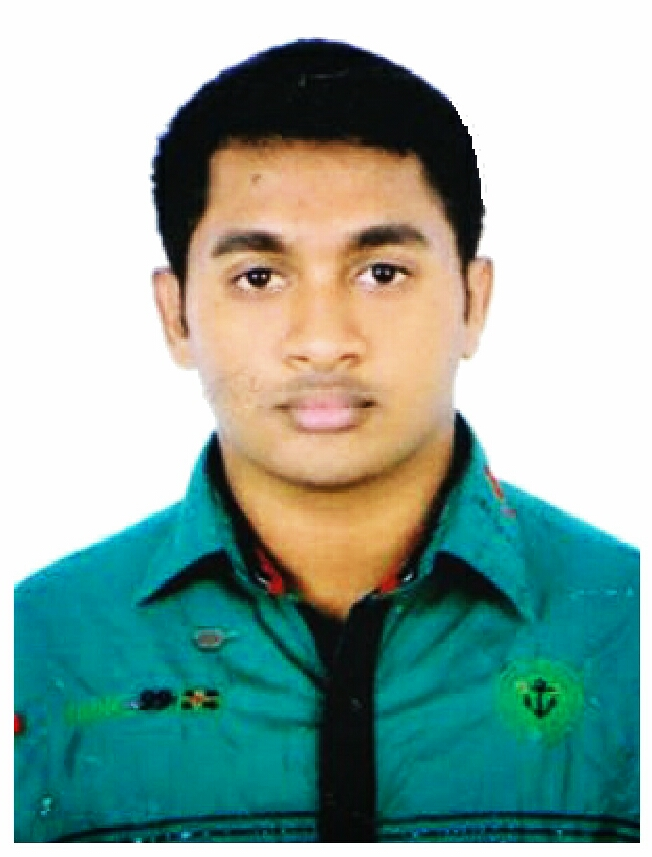
#> input picture learn-opencv/body-parts/FormalPic.jpg, 652 x 857 px, given in place of the camera
$ python Webcam_Paint_OpenCV.py   (older library calls are emulated)
#> lines starting #> are read from the running program, lines starting #| are printed output that depends on the picture; after the words box and inside, x2 and y2 are one past the last pixel; in counts of white or black regions, pixels touching at a corner belong together
import numpy as np
import cv2
from collections import deque

# Define the upper and lower boundaries for a color to be considered "Blue"
blueLower = np.array([100, 60, 60])
blueUpper = np.array([140, 255, 255])

# Define a 5x5 kernel for erosion and dilation
kernel = np.ones((5, 5), np.uint8)

# Setup deques to store separate colors in separate arrays
bpoints = [deque(maxlen=512)]
gpoints = [deque(maxlen=512)]
rpoints = [deque(maxlen=512)]
ypoints = [deque(maxlen=512)]

bindex = 0
gindex = 0
rindex = 0
yindex = 0

colors = [(255, 0, 0), (0, 255, 0), (0, 0, 255), (0, 255, 255)]
colorIndex = 0

# Setup the Paint interface
paintWindow = np.zeros((471,636,3)) + 255
paintWindow = cv2.rectangle(paintWindow, (40,1), (140,65), (0,0,0), 2)
paintWindow = cv2.rectangle(paintWindow, (160,1), (255,65), colors[0], -1)
paintWindow = cv2.rectangle(paintWindow, (275,1), (370,65), colors[1], -1)
paintWindow = cv2.rectangle(paintWindow, (390,1), (485,65), colors[2], -1)
paintWindow = cv2.rectangle(paintWindow, (505,1), (600,65), colors[3], -1)
cv2.putText(paintWindow, "CLEAR ALL", (49, 33), cv2.FONT_HERSHEY_SIMPLEX, 0.5, (0, 0, 0), 2, cv2.LINE_AA)
cv2.putText(paintWindow, "BLUE", (185, 33), cv2.FONT_HERSHEY_SIMPLEX, 0.5, (255, 255, 255), 2, cv2.LINE_AA)
cv2.putText(paintWindow, "GREEN", (298, 33), cv2.FONT_HERSHEY_SIMPLEX, 0.5, (255, 255, 255), 2, cv2.LINE_AA)
cv2.putText(paintWindow, "RED", (420, 33), cv2.FONT_HERSHEY_SIMPLEX, 0.5, (255, 255, 255), 2, cv2.LINE_AA)
cv2.putText(paintWindow, "YELLOW", (520, 33), cv2.FONT_HERSHEY_SIMPLEX, 0.5, (150,150,150), 2, cv2.LINE_AA)


cv2.namedWindow('Paint', cv2.WINDOW_AUTOSIZE)

#for  full screen
#cv2.namedWindow('Paint', cv2.WND_PROP_FULLSCREEN)
#cv2.setWindowProperty('Paint', cv2.WND_PROP_FULLSCREEN, cv2.WINDOW_FULLSCREEN)


# Load the video
camera = cv2.VideoCapture(0)

# Keep looping
while True:
    # Grab the current paintWindow
    (grabbed, frame) = camera.read()
#> frame is the input picture: shape (857, 652, 3); mean B, G, R 162.7, 171.3, 143.1
    frame = cv2.flip(frame, 1)
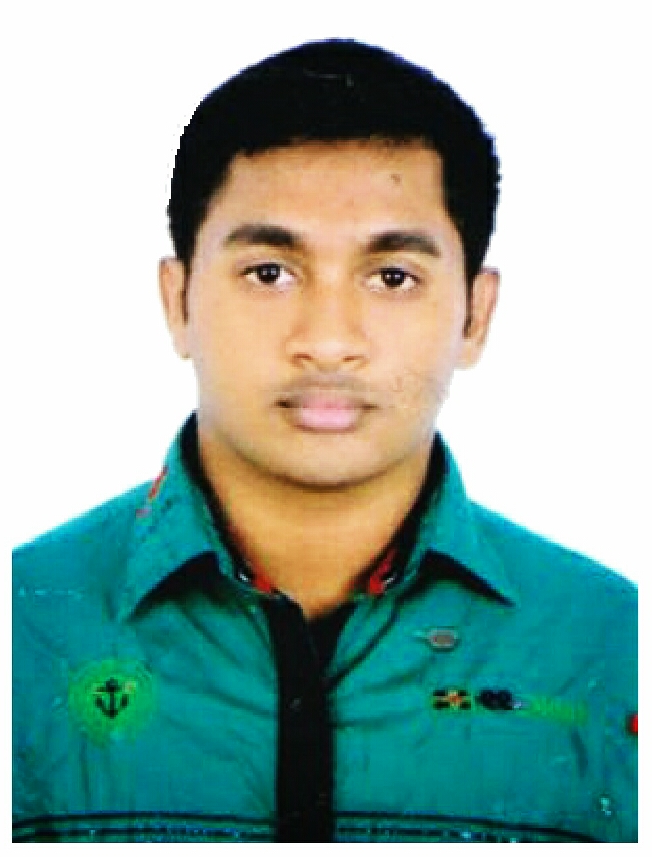
#> frame: shape (857, 652, 3); mean B, G, R 162.7, 171.3, 143.1
    hsv = cv2.cvtColor(frame, cv2.COLOR_BGR2HSV)
#> hsv: shape (857, 652, 3); mean H, S, V 41.8, 110.1, 182.4

    # Add the coloring options to the frame
    frame = cv2.rectangle(frame, (40,1), (140,65), (122,122,122), -1)
    frame = cv2.rectangle(frame, (160,1), (255,65), colors[0], -1)
    frame = cv2.rectangle(frame, (275,1), (370,65), colors[1], -1)
    frame = cv2.rectangle(frame, (390,1), (485,65), colors[2], -1)
    frame = cv2.rectangle(frame, (505,1), (600,65), colors[3], -1)
    cv2.putText(frame, "CLEAR ALL", (49, 33), cv2.FONT_HERSHEY_SIMPLEX, 0.5, (255, 255, 255), 2, cv2.LINE_AA)
    cv2.putText(frame, "BLUE", (185, 33), cv2.FONT_HERSHEY_SIMPLEX, 0.5, (255, 255, 255), 2, cv2.LINE_AA)
    cv2.putText(frame, "GREEN", (298, 33), cv2.FONT_HERSHEY_SIMPLEX, 0.5, (255, 255, 255), 2, cv2.LINE_AA)
    cv2.putText(frame, "RED", (420, 33), cv2.FONT_HERSHEY_SIMPLEX, 0.5, (255, 255, 255), 2, cv2.LINE_AA)
    cv2.putText(frame, "YELLOW", (520, 33), cv2.FONT_HERSHEY_SIMPLEX, 0.5, (150,150,150), 2, cv2.LINE_AA)
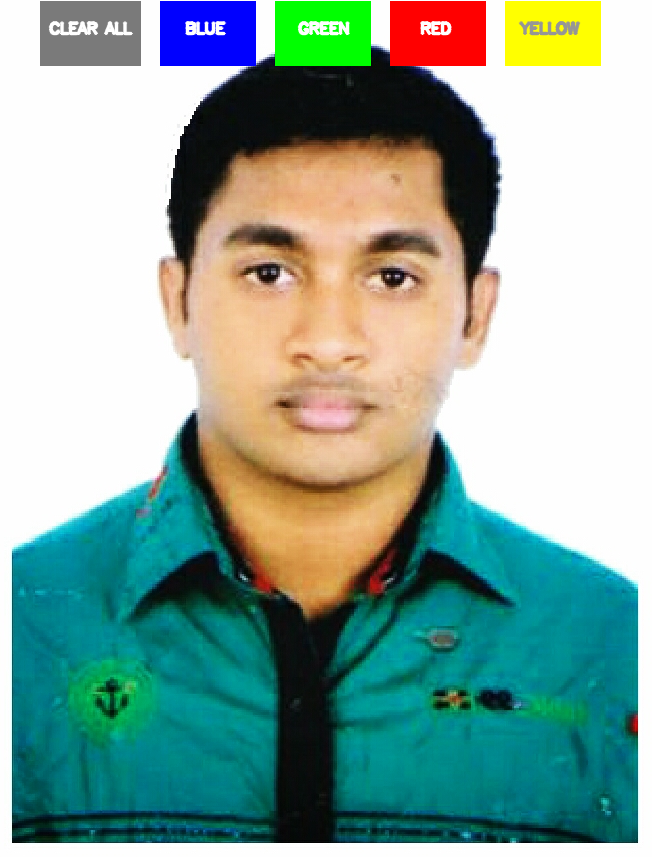
#> frame: shape (857, 652, 3); mean B, G, R 154.3, 165.5, 137.4

    # Check to see if we have reached the end of the video
    if not grabbed:
        break

    # Determine which pixels fall within the blue boundaries and then blur the binary image
    blueMask = cv2.inRange(hsv, blueLower, blueUpper)
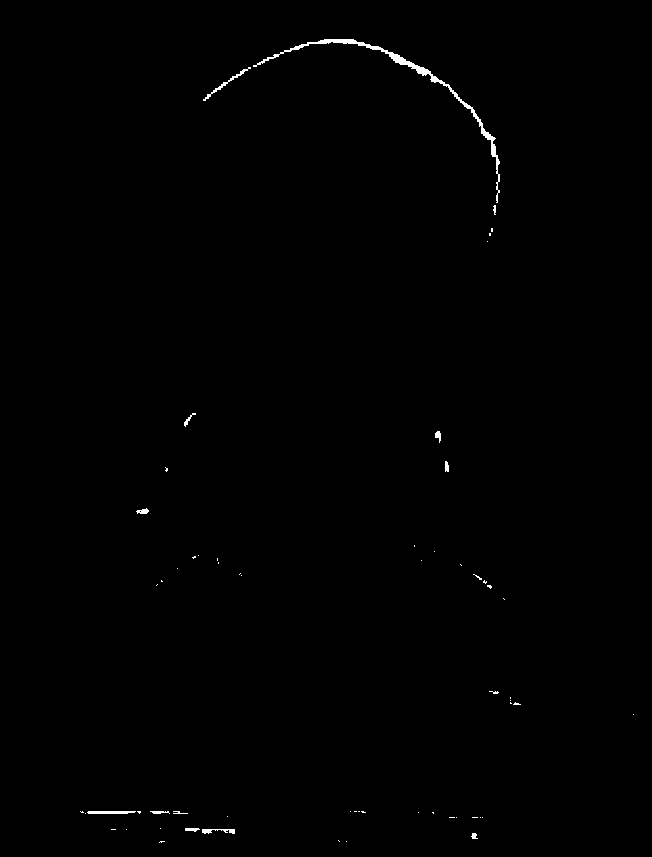
#> blueMask: shape (857, 652); 0.38% white; 61 white regions (48 under 20 px), largest, box (x1, y1, x2, y2) and area: (253, 39, 500, 203) 1235, (203, 67, 251, 101) 148, (87, 811, 136, 814) 136
    blueMask = cv2.erode(blueMask, kernel, iterations=2)
#> blueMask: shape (857, 652); every value is 0
    blueMask = cv2.morphologyEx(blueMask, cv2.MORPH_OPEN, kernel)
    blueMask = cv2.dilate(blueMask, kernel, iterations=1)

    # Find contours in the image
    (_, cnts, _) = cv2.findContours(blueMask.copy(), cv2.RETR_EXTERNAL,
    	cv2.CHAIN_APPROX_SIMPLE)
#> cnts = []
    center = None

    # Check to see if any contours were found
    if len(cnts) > 0:
    	# Sort the contours and find the largest one -- we
    	# will assume this contour correspondes to the area of the bottle cap
        cnt = sorted(cnts, key = cv2.contourArea, reverse = True)[0]
        # Get the radius of the enclosing circle around the found contour
        ((x, y), radius) = cv2.minEnclosingCircle(cnt)
        # Draw the circle around the contour
        cv2.circle(frame, (int(x), int(y)), int(radius), (0, 255, 255), 2)
        # Get the moments to calculate the center of the contour (in this case Circle)
        M = cv2.moments(cnt)
        center = (int(M['m10'] / M['m00']), int(M['m01'] / M['m00']))

        if center[1] <= 65:
            if 40 <= center[0] <= 140: # Clear All
                bpoints = [deque(maxlen=512)]
                gpoints = [deque(maxlen=512)]
                rpoints = [deque(maxlen=512)]
                ypoints = [deque(maxlen=512)]

                bindex = 0
                gindex = 0
                rindex = 0
                yindex = 0

                paintWindow[67:,:,:] = 255
            elif 160 <= center[0] <= 255:
                    colorIndex = 0 # Blue
            elif 275 <= center[0] <= 370:
                    colorIndex = 1 # Green
            elif 390 <= center[0] <= 485:
                    colorIndex = 2 # Red
            elif 505 <= center[0] <= 600:
                    colorIndex = 3 # Yellow
        else :
            if colorIndex == 0:
                bpoints[bindex].appendleft(center)
            elif colorIndex == 1:
                gpoints[gindex].appendleft(center)
            elif colorIndex == 2:
                rpoints[rindex].appendleft(center)
            elif colorIndex == 3:
                ypoints[yindex].appendleft(center)
    # Append the next deque when no contours are detected (i.e., bottle cap reversed)
    else:
        bpoints.append(deque(maxlen=512))
        bindex += 1
        gpoints.append(deque(maxlen=512))
        gindex += 1
        rpoints.append(deque(maxlen=512))
        rindex += 1
        ypoints.append(deque(maxlen=512))
        yindex += 1

    # Draw lines of all the colors (Blue, Green, Red and Yellow)
    points = [bpoints, gpoints, rpoints, ypoints]
    for i in range(len(points)):
        for j in range(len(points[i])):
            for k in range(1, len(points[i][j])):
                if points[i][j][k - 1] is None or points[i][j][k] is None:
                    continue
                cv2.line(frame, points[i][j][k - 1], points[i][j][k], colors[i], 2)
                cv2.line(paintWindow, points[i][j][k - 1], points[i][j][k], colors[i], 2)
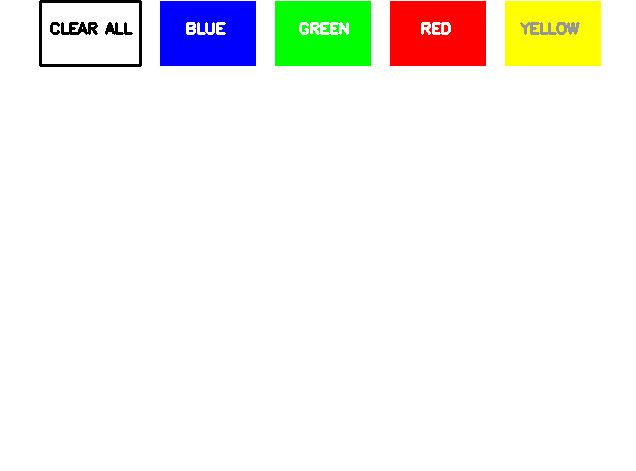
#> paintWindow: shape (471, 636, 3) float64; mean B, G, R 238.6, 243.4, 243.6

    # Show the frame and the paintWindow image
    cv2.imshow("Tracking", frame)
    cv2.imshow("Paint", paintWindow)
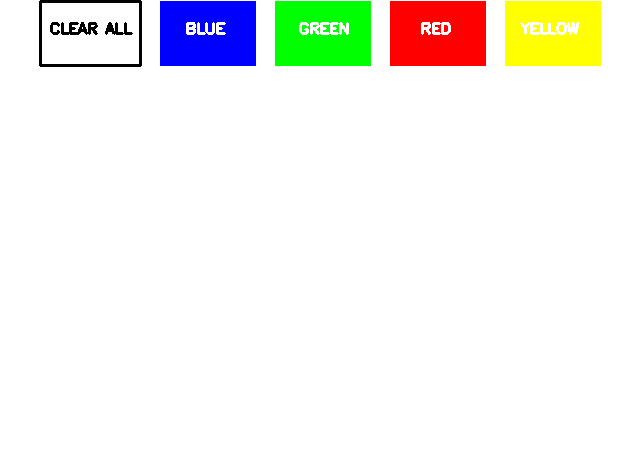
#> window 'Paint': shape (471, 636, 3); mean B, G, R 238.7, 243.6, 243.7

	# If the 'q' key is pressed, stop the loop
    if cv2.waitKey(1) & 0xFF == ord("q"):
#> (key q is pressed here)
        break

# Cleanup the camera and close any open windows
camera.release()
cv2.destroyAllWindows()
